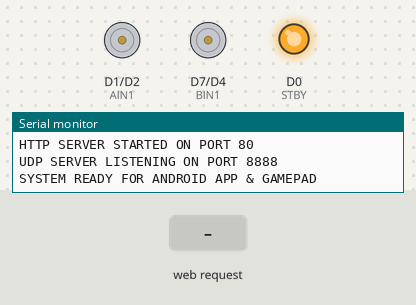
The sketch below on a simulated ESP8266 (NodeMCU). Shown: motor-driver pin pairs drawn as motors (green arrow = first pin HIGH = forward, orange = second pin HIGH = backward, longer = more drive, scaled by the enable pin, stopped while the standby pin is LOW), output pins drawn as LEDs (lit = HIGH), the last lines printed to the serial monitor. The inputs (shaded band) are chosen by the test bench. WiFi joins after 1.5 s; servers stay silent unless stated.

Above: at 2.8 s.
2.9 s: HTTP request GET /cmd?value=FORWARD received
At 3.7 s:
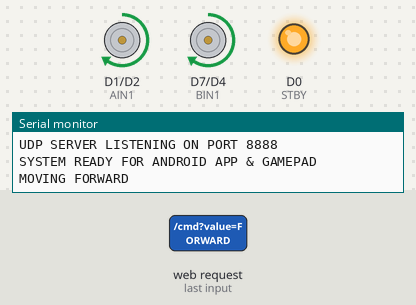
5.4 s: HTTP request GET /cmd?value=BACKWARD received
At 6.1 s:
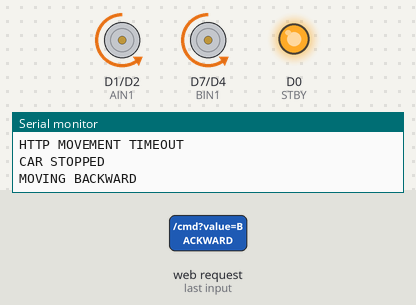
7.9 s: HTTP request GET /cmd?value=LEFT received
At 8.7 s:
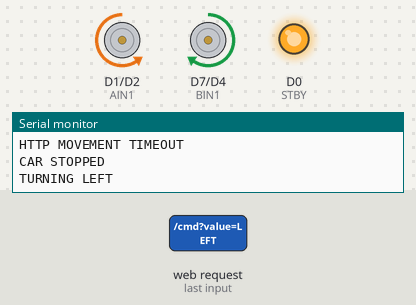
10.4 s: HTTP request GET /cmd?value=RIGHT received
At 11.0 s:
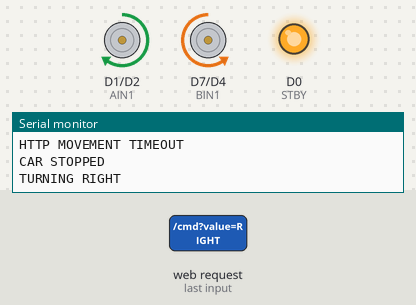
Timing chart, 0 to 13.4 s (numbered marks = the images above; inputs shaded):
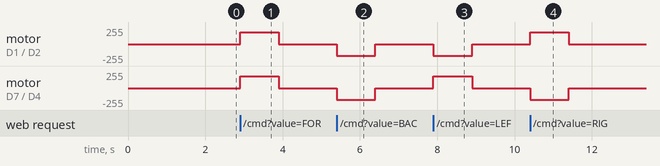

The sketch:

esp8266_firmware.ino
```cpp
/*
 * ==============================================================================
 *  AI Autonomous Car: Unified Complete Firmware (Dual-Mode: UDP + HTTP)
 * ==============================================================================
 *  - TB6612FNG MOTOR LOGIC: Exactly matching your working motor test pins & functions
 *  - HIGH-SPEED UDP (Port 8888): Real-time AI Vision + Cosmic Byte Gamepad Control
 *  - HTTP WEB SERVER (Port 80): Preserves /cmd?value=... and / diagnostic page
 *  - DUAL WI-FI: Phone Hotspot ("Kunal@Bsnl") + Standalone SoftAP ("AutonomousCar_AP")
 * ==============================================================================
 */

#include <ESP8266WiFi.h>
#include <WiFiUdp.h>
#include <ESP8266WebServer.h>

// ==================================================
// 1. PIN CONFIGURATION (EXACT MATCH TO YOUR WORKING TEST)
// ==================================================

// Motor A - Left
#define AIN1 D1
#define AIN2 D2
#define PWMA D5

// Motor B - Right
#define BIN1 D7
#define BIN2 D4
#define PWMB D6

#define STBY D0

// ==================================================
// 2. WI-FI CREDENTIALS & PROTOCOLS
// ==================================================

const char* WIFI_SSID     = "Kunal@Bsnl";
const char* WIFI_PASSWORD = "Kunal@646";

// Fallback SoftAP if Hotspot is off
const char* AP_SSID       = "AutonomousCar_AP";
const char* AP_PASSWORD   = "car12345678";

ESP8266WebServer server(80);
WiFiUDP udp;
const unsigned int UDP_PORT = 8888;
char packetBuffer[256];

// ==================================================
// 3. MOTOR SPEED & STATE VARIABLES
// ==================================================

int currentMotorSpeed = 700; // Autonomous default (400-1023)
int motorTrim = 0;           // Steering trim offset (-100 to +100)
String currentCommand = "STOP";

// Movement Duration & Watchdog Tracker
bool movementActive = false;
unsigned long movementStartTime = 0;
unsigned long movementDuration = 1000;
const unsigned long UDP_WATCHDOG_TIMEOUT_MS = 1000;
unsigned long lastHeartbeat = 0;
bool isUdpActive = false;

// ==================================================
// 4. LOW-LEVEL MOTOR PRIMITIVES
// ==================================================

void stopAllMotors() {
  analogWrite(PWMA, 0);
  analogWrite(PWMB, 0);

  digitalWrite(AIN1, LOW);
  digitalWrite(AIN2, LOW);

  digitalWrite(BIN1, LOW);
  digitalWrite(BIN2, LOW);

  // Keep driver enabled
  digitalWrite(STBY, HIGH);
}

void setMotorA(int speed, bool forward) {
  int adjSpeed = speed;
  if (motorTrim < 0) adjSpeed += (adjSpeed * motorTrim / 200);
  adjSpeed = constrain(adjSpeed, 0, 1023);

  digitalWrite(AIN1, forward ? HIGH : LOW);
  digitalWrite(AIN2, forward ? LOW : HIGH);
  analogWrite(PWMA, adjSpeed);
}

void setMotorB(int speed, bool forward) {
  int adjSpeed = speed;
  if (motorTrim > 0) adjSpeed -= (adjSpeed * motorTrim / 200);
  adjSpeed = constrain(adjSpeed, 0, 1023);

  digitalWrite(BIN1, forward ? HIGH : LOW);
  digitalWrite(BIN2, forward ? LOW : HIGH);
  analogWrite(PWMB, adjSpeed);
}

// ==================================================
// 5. MOTOR CONTROL FUNCTIONS (YOUR WORKING TEST FUNCTIONS)
// ==================================================

void motorAForward() {
  setMotorA(currentMotorSpeed, true);
}

void motorABackward() {
  setMotorA(currentMotorSpeed, false);
}

void motorBForward() {
  setMotorB(currentMotorSpeed, true);
}

void motorBBackward() {
  setMotorB(currentMotorSpeed, false);
}

void bothForward() {
  motorAForward();
  motorBForward();
}

void bothBackward() {
  motorABackward();
  motorBBackward();
}

// ==================================================
// 6. HIGH-LEVEL MOVEMENT FUNCTIONS
// ==================================================

void moveForward() {
  digitalWrite(STBY, HIGH);
  bothForward();
  currentCommand = "FORWARD";
  Serial.println("MOVING FORWARD");
}

void moveBackward() {
  digitalWrite(STBY, HIGH);
  bothBackward();
  currentCommand = "BACKWARD";
  Serial.println("MOVING BACKWARD");
}

void turnLeft() {
  digitalWrite(STBY, HIGH);
  motorABackward();
  motorBForward();
  currentCommand = "LEFT";
  Serial.println("TURNING LEFT");
}

void turnRight() {
  digitalWrite(STBY, HIGH);
  motorAForward();
  motorBBackward();
  currentCommand = "RIGHT";
  Serial.println("TURNING RIGHT");
}

void stopCar() {
  stopAllMotors();
  movementActive = false;
  isUdpActive = false;
  currentCommand = "STOP";
  Serial.println("CAR STOPPED");
}

// Direct Differential Drive (Cosmic Byte Ares Pro Gamepad)
void driveDirect(int leftPwm, int rightPwm) {
  digitalWrite(STBY, HIGH);

  bool leftFwd = (leftPwm >= 0);
  bool rightFwd = (rightPwm >= 0);

  setMotorA(abs(leftPwm), leftFwd);
  setMotorB(abs(rightPwm), rightFwd);

  currentCommand = "DRIVE";
  currentMotorSpeed = max(abs(leftPwm), abs(rightPwm));
  isUdpActive = true;
  lastHeartbeat = millis();
}

// ==================================================
// 7. COMMAND EXECUTION (HTTP & UDP UNIFIED)
// ==================================================

bool isValidCommand(String command) {
  return (
    command == "FORWARD" ||
    command == "BACKWARD" ||
    command == "LEFT" ||
    command == "RIGHT" ||
    command == "STOP"
  );
}

void executeCommand(String command, unsigned long duration, int speed = -1, int trim = 0) {
  if (speed > 0) currentMotorSpeed = constrain(speed, 0, 1023);
  motorTrim = constrain(trim, -100, 100);

  if (command == "STOP") {
    stopCar();
    return;
  }

  movementStartTime = millis();
  movementDuration = duration;
  movementActive = true;

  if (command == "FORWARD") {
    moveForward();
  } else if (command == "BACKWARD") {
    moveBackward();
  } else if (command == "LEFT") {
    turnLeft();
  } else if (command == "RIGHT") {
    turnRight();
  }
}

// ==================================================
// 8. HTTP WEB SERVER HANDLERS (PRESERVES WORKING LOGIC)
// ==================================================

void handleRoot() {
  String message = "AUTONOMOUS CAR ONLINE (DUAL-MODE UDP+HTTP)\n";
  message += "STA IP (Hotspot): " + (WiFi.status() == WL_CONNECTED ? WiFi.localIP().toString() : "DISCONNECTED") + "\n";
  message += "SoftAP IP: " + WiFi.softAPIP().toString() + "\n";
  message += "UDP Port: " + String(UDP_PORT) + " (Active for AI App & Gamepad)\n";
  message += "Current Command: " + currentCommand + "\n";
  message += "Motor Speed: " + String(currentMotorSpeed) + "\n";
  message += "Uptime: " + String(millis() / 1000) + "s\n\n";
  message += "Available HTTP Commands (/cmd?value=<CMD>&duration=<MS>):\n";
  message += "• FORWARD\n• BACKWARD\n• LEFT\n• RIGHT\n• STOP\n";
  server.send(200, "text/plain", message);
}

void handleCommand() {
  if (!server.hasArg("value")) {
    server.send(400, "text/plain", "ERROR: Missing command");
    return;
  }

  String command = server.arg("value");
  command.trim();
  command.toUpperCase();

  if (!isValidCommand(command)) {
    server.send(400, "text/plain", "ERROR: Invalid command");
    return;
  }

  if (command == "STOP") {
    executeCommand("STOP", 0);
    server.send(200, "text/plain", "ACK:STOP");
    return;
  }

  unsigned long duration = 1000;
  if (server.hasArg("duration")) {
    duration = server.arg("duration").toInt();
    if (duration < 100) duration = 100;
    if (duration > 10000) duration = 10000;
  }

  executeCommand(command, duration);
  server.send(200, "text/plain", "ACK:" + command + ":RUNNING");
}

// ==================================================
// 9. UDP PACKET DISPATCHER (ANDROID AI APP & GAMEPAD)
// ==================================================

void processUdpPackets() {
  int packetSize = udp.parsePacket();
  if (!packetSize) return;

  int len = udp.read(packetBuffer, sizeof(packetBuffer) - 1);
  if (len > 0) {
    packetBuffer[len] = '\0';
    String msg = String(packetBuffer);
    msg.trim();
    lastHeartbeat = millis();

    // 1. Gamepad Direct Drive: "CMD:DRIVE:<LEFT>:<RIGHT>:<SEQ>"
    if (msg.startsWith("CMD:DRIVE:")) {
      int firstColon = msg.indexOf(':', 10);
      int secondColon = (firstColon != -1) ? msg.indexOf(':', firstColon + 1) : -1;

      if (firstColon != -1) {
        int leftPwm = msg.substring(10, firstColon).toInt();
        int rightPwm = (secondColon != -1) ? msg.substring(firstColon + 1, secondColon).toInt() : msg.substring(firstColon + 1).toInt();
        driveDirect(leftPwm, rightPwm);
      }
    }
    // 2. Autonomous Action: "CMD:<ACTION>:<SPEED>:<TRIM>:<SEQ>"
    else if (msg.startsWith("CMD:")) {
      int idx1 = msg.indexOf(':', 4);
      String action;
      int speed = 700;
      int trim = 0;

      if (idx1 != -1) {
        action = msg.substring(4, idx1);
        int idx2 = msg.indexOf(':', idx1 + 1);
        if (idx2 != -1) {
          speed = msg.substring(idx1 + 1, idx2).toInt();
          int idx3 = msg.indexOf(':', idx2 + 1);
          if (idx3 != -1) {
            trim = msg.substring(idx2 + 1, idx3).toInt();
          } else {
            trim = msg.substring(idx2 + 1).toInt();
          }
        } else {
          speed = msg.substring(idx1 + 1).toInt();
        }
      } else {
        action = msg.substring(4);
      }

      action.toUpperCase();
      isUdpActive = true;
      executeCommand(action, 0, speed, trim); // duration 0 = continuous until next packet or watchdog
    }

    // Send ACK response back so Android HUD displays active ping
    udp.beginPacket(udp.remoteIP(), udp.remotePort());
    String reply = "ACK:" + currentCommand + ":" + String(currentMotorSpeed) + ":" + String(millis());
    udp.write(reply.c_str());
    udp.endPacket();
  }
}

// ==================================================
// 10. SETUP & INITIALIZATION
// ==================================================

void setup() {
  Serial.begin(115200);

  pinMode(AIN1, OUTPUT);
  pinMode(AIN2, OUTPUT);
  pinMode(PWMA, OUTPUT);

  pinMode(BIN1, OUTPUT);
  pinMode(BIN2, OUTPUT);
  pinMode(PWMB, OUTPUT);

  pinMode(STBY, OUTPUT);

  analogWriteRange(1023);
  analogWriteFreq(1000);

  // Initialize driver exactly like working test
  digitalWrite(STBY, LOW);
  stopAllMotors();

  Serial.println();
  Serial.println("==============================================");
  Serial.println("  AUTONOMOUS CAR UNIFIED FIRMWARE INITIALIZING");
  Serial.println("  TB6612FNG: D1, D2, D5 | D7, D4, D6 | STBY D0 ");
  Serial.println("==============================================");

  // Enable driver
  digitalWrite(STBY, HIGH);

  // Dual Wi-Fi Mode: Station (Hotspot) + SoftAP Fallback
  WiFi.mode(WIFI_AP_STA);
  WiFi.persistent(false);
  WiFi.setAutoReconnect(true);

  WiFi.softAP(AP_SSID, AP_PASSWORD);
  Serial.print("[AP] SoftAP IP: ");
  Serial.println(WiFi.softAPIP());

  WiFi.begin(WIFI_SSID, WIFI_PASSWORD);
  Serial.print("Connecting to phone hotspot (");
  Serial.print(WIFI_SSID);
  Serial.print(")");

  unsigned long startWifi = millis();
  while (WiFi.status() != WL_CONNECTED && (millis() - startWifi < 10000)) {
    delay(400);
    Serial.print(".");
  }
  Serial.println();

  if (WiFi.status() == WL_CONNECTED) {
    Serial.println("WIFI CONNECTED TO HOTSPOT!");
    Serial.print("ESP IP: ");
    Serial.println(WiFi.localIP());
  } else {
    Serial.println("HOTSPOT NOT FOUND -> RUNNING ON SoftAP (AutonomousCar_AP / 192.168.4.1)");
  }

  // Start HTTP Server
  server.on("/", HTTP_GET, handleRoot);
  server.on("/cmd", HTTP_GET, handleCommand);
  server.onNotFound([]() {
    server.send(404, "text/plain", "ENDPOINT NOT FOUND");
  });
  server.begin();
  Serial.println("HTTP SERVER STARTED ON PORT 80");

  // Start UDP Server
  udp.begin(UDP_PORT);
  Serial.printf("UDP SERVER LISTENING ON PORT %u\n", UDP_PORT);
  Serial.println("SYSTEM READY FOR ANDROID APP & GAMEPAD");
}

// ==================================================
// 11. MAIN LOOP
// ==================================================

void loop() {
  server.handleClient();
  processUdpPackets();

  unsigned long now = millis();

  // 1. HTTP timed movement timeout (e.g. 1000ms from browser test)
  if (movementActive && !isUdpActive && (now - movementStartTime >= movementDuration)) {
    Serial.println("HTTP MOVEMENT TIMEOUT");
    stopCar();
  }

  // 2. UDP Watchdog Failsafe (If UDP packet stream stops for >1000ms, safely stop car)
  if (isUdpActive && (now - lastHeartbeat > UDP_WATCHDOG_TIMEOUT_MS)) {
    Serial.println("UDP WATCHDOG TIMEOUT -> MOTORS HALTED");
    stopCar();
  }

  // 3. Wi-Fi Disconnect Safety
  if (WiFi.status() != WL_CONNECTED && WiFi.softAPgetStationNum() == 0 && (movementActive || isUdpActive)) {
    Serial.println("WIFI DISCONNECTED -> MOTORS HALTED");
    stopCar();
  }
}
```

Measured:
- after the input at 2.9 s, motor on D1 (AIN1) / D2 (AIN2), motor on D7 (BIN1) / D4 (BIN2): stopped → forward 174/255 at once, → stopped 1.0 s later
- after the input at 5.4 s, motor on D1 (AIN1) / D2 (AIN2), motor on D7 (BIN1) / D4 (BIN2): stopped → backward 174/255 at once, → stopped 1.0 s later
- after the input at 7.9 s, motor on D1 (AIN1) / D2 (AIN2): stopped → backward 174/255 at once, → stopped 1.0 s later; motor on D7 (BIN1) / D4 (BIN2): stopped → forward 174/255 at once, → stopped 1.0 s later
- after the input at 10.4 s, motor on D1 (AIN1) / D2 (AIN2): stopped → forward 174/255 at once, → stopped 1.0 s later; motor on D7 (BIN1) / D4 (BIN2): stopped → backward 174/255 at once, → stopped 1.0 s later
